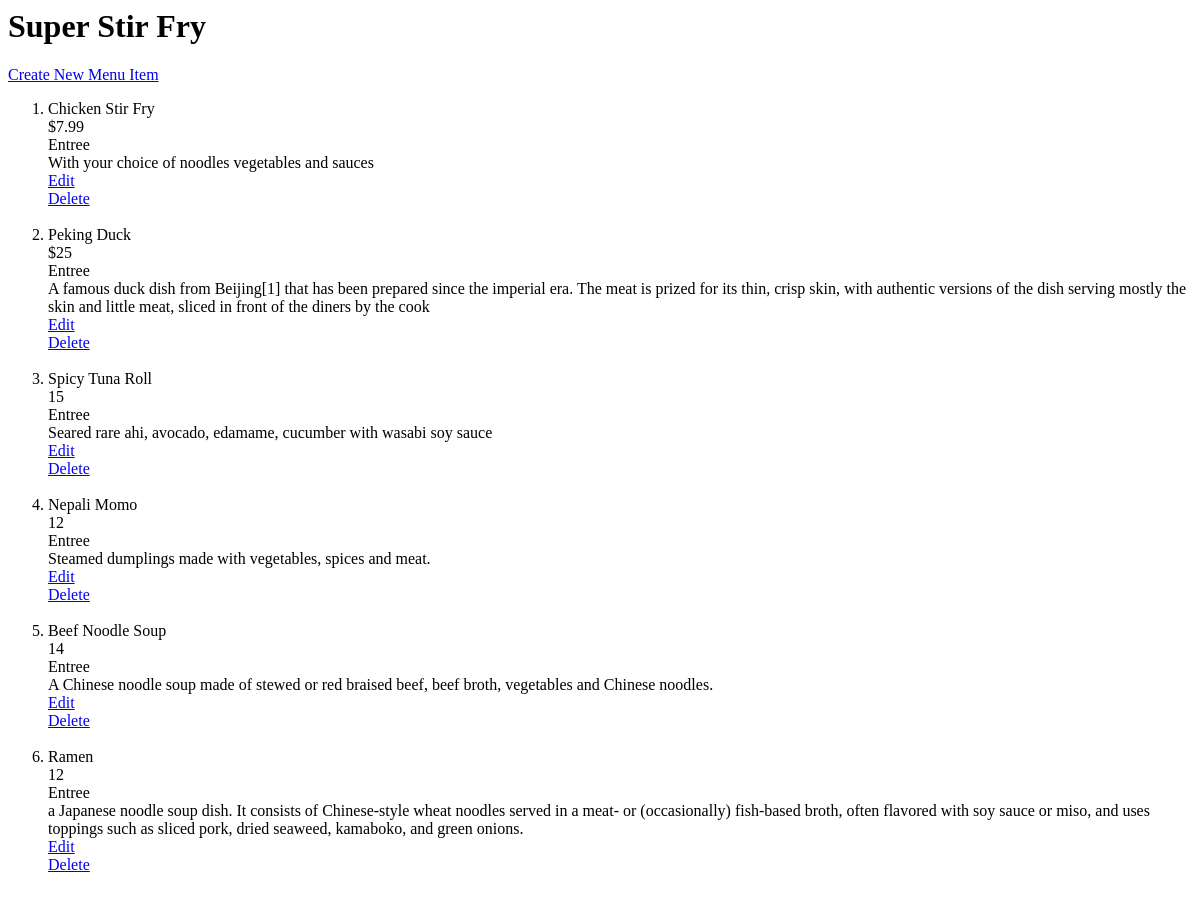
The app's page /restaurant/3/, older data.
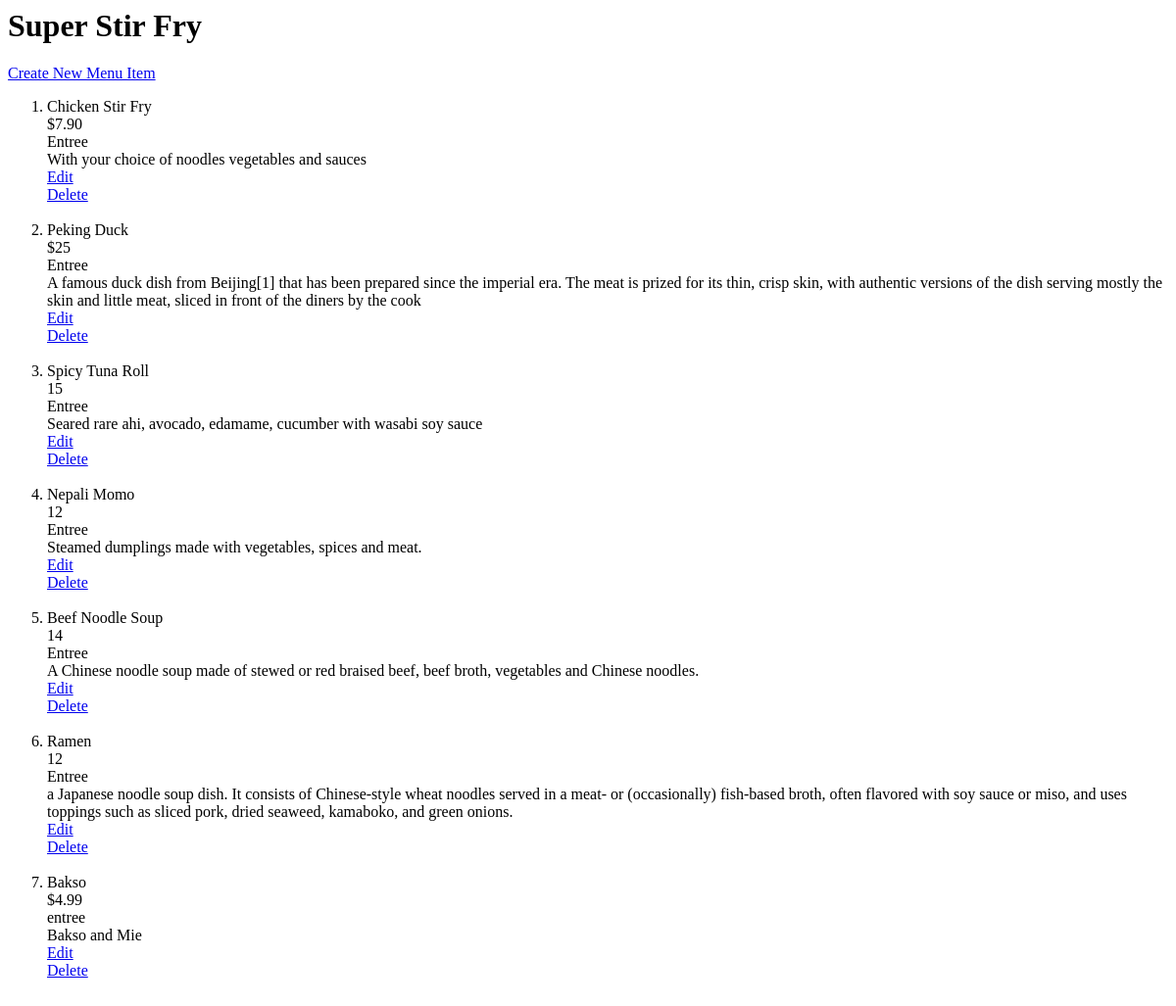
The same page, newer data.
### database_setup.py (models this page shows, shortened)
class MenuItem(Base):
	__tablename__ = 'menu_item'
	name = Column(String(80), nullable = False)
	id = Column(Integer, primary_key = True)
	description = Column(String(250))
	price = Column(String(8))
	course = Column(String(250))
	restaurant_id = Column(Integer, ForeignKey('restaurant.id'))
	restaurant = relationship(Restaurant)

### base.py (the view)
@app.route('/restaurant/<int:restaurant_id>/')
def restaurantMenu(restaurant_id):
	restaurant = session.query(Restaurant).filter_by(id = restaurant_id).one()
	items = session.query(MenuItem).filter_by(restaurant_id=restaurant.id)
	return render_template('menu.html', restaurant=restaurant, items=items)

### templates/menu.html (shortened to what this page needs)
<html>
<head>
</head>
<body>
	<h1>{{ restaurant.name }}</h1>
	<a href="{{url_for('newMenuItem', restaurant_id= restaurant.id)}}">Create New Menu Item</a>
<ol>
	{% for i in items %}
	<li>{{ i.name }}</li>
	{{i.price}}
	{{i.course}}
	{{i.description}}
	<a href="{{url_for('editMenuItem', restaurant_id=restaurant.id, menu_id=i.id)}}">Edit</a>
	<a href="{{url_for('deleteMenuItem', restaurant_id=restaurant.id, menu_id=i.id)}}">Delete</a>
	{% endfor %}
</ol>
</body>
</html>

Row changes from the older to the newer data that the page shows:
changed MenuItem "Chicken Stir Fry": price "$7.99" → "$7.90"
added MenuItem: name "Bakso", price "$4.99", course "entree", description "Bakso and Mie"
